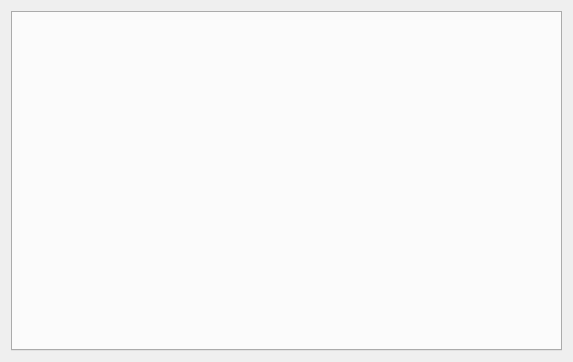
<?xml version="1.0" encoding="UTF-8"?>
<ui version="4.0">
 <class>MainWindow</class>
 <widget class="QMainWindow" name="MainWindow">
  <property name="geometry">
   <rect>
    <x>0</x>
    <y>0</y>
    <width>573</width>
    <height>362</height>
   </rect>
  </property>
  <property name="windowTitle">
   <string>Chrome tabs example</string>
  </property>
  <widget class="QWidget" name="centralWidget">
   <layout class="QHBoxLayout" name="horizontalLayout">
    <item>
     <widget class="QTabWidget" name="tabWidget">
      <property name="currentIndex">
       <number>-1</number>
      </property>
     </widget>
    </item>
   </layout>
  </widget>
 </widget>
 <layoutdefault spacing="6" margin="11"/>
 <resources/>
 <connections/>
</ui>
